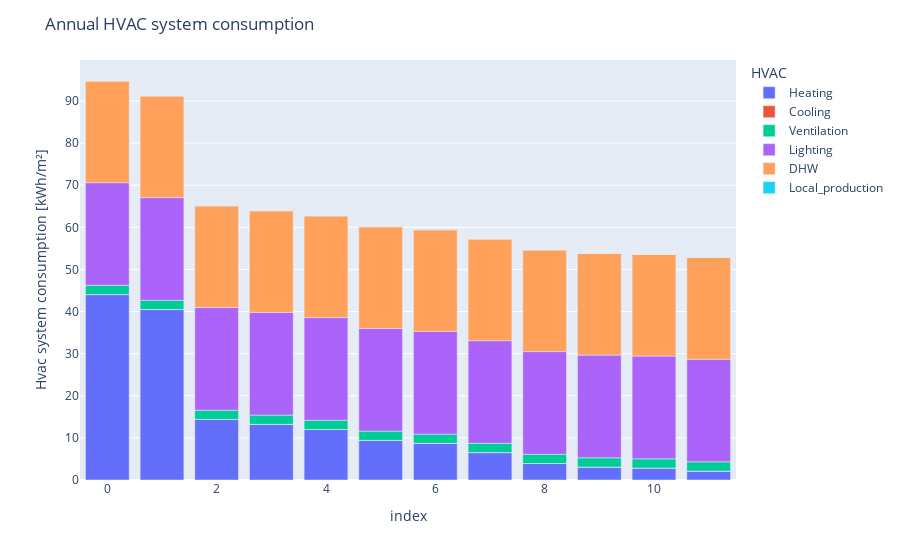

The notebook cell saved with this chart:
### Code cell
combiner.plot_consumption_stacked_bar(per_square_meter=True)

### Figure 1 — Plotly figure (JSON) as saved in the notebook; plotly's stock layout.template omitted (floating-point values rounded to 4 significant figures)
{"data": [{"alignmentgroup": "True", "hovertemplate": "variable=Heating<br>index=%{x}<br>value=%{y}<extra></extra>", "legendgroup": "Heating", "marker": {"color": "#636efa", "pattern": {"shape": ""}}, "name": "Heating", "offsetgroup": "Heating", "orientation": "v", "showlegend": true, "textposition": "auto", "x": [0, 1, 2, 3, 4, 5, 6, 7, 8, 9, 10, 11], "xaxis": "x", "y": [44.03, 40.48, 14.38, 13.22, 12.0, 9.422, 8.706, 6.511, 3.918, 3.077, 2.844, 2.127], "yaxis": "y", "type": "bar"}, {"alignmentgroup": "True", "hovertemplate": "variable=Cooling<br>index=%{x}<br>value=%{y}<extra></extra>", "legendgroup": "Cooling", "marker": {"color": "#EF553B", "pattern": {"shape": ""}}, "name": "Cooling", "offsetgroup": "Cooling", "orientation": "v", "showlegend": true, "textposition": "auto", "x": [0, 1, 2, 3, 4, 5, 6, 7, 8, 9, 10, 11], "xaxis": "x", "y": [0.0, 0.0, 0.0, 0.0, 0.0, 0.0, 0.0, 0.0, 0.0, 0.0, 0.0, 0.0], "yaxis": "y", "type": "bar"}, {"alignmentgroup": "True", "hovertemplate": "variable=Ventilation<br>index=%{x}<br>value=%{y}<extra></extra>", "legendgroup": "Ventilation", "marker": {"color": "#00cc96", "pattern": {"shape": ""}}, "name": "Ventilation", "offsetgroup": "Ventilation", "orientation": "v", "showlegend": true, "textposition": "auto", "x": [0, 1, 2, 3, 4, 5, 6, 7, 8, 9, 10, 11], "xaxis": "x", "y": [2.186, 2.186, 2.186, 2.186, 2.186, 2.186, 2.186, 2.186, 2.186, 2.186, 2.186, 2.186], "yaxis": "y", "type": "bar"}, {"alignmentgroup": "True", "hovertemplate": "variable=Lighting<br>index=%{x}<br>value=%{y}<extra></extra>", "legendgroup": "Lighting", "marker": {"color": "#ab63fa", "pattern": {"shape": ""}}, "name": "Lighting", "offsetgroup": "Lighting", "orientation": "v", "showlegend": true, "textposition": "auto", "x": [0, 1, 2, 3, 4, 5, 6, 7, 8, 9, 10, 11], "xaxis": "x", "y": [24.39, 24.39, 24.39, 24.39, 24.39, 24.39, 24.39, 24.39, 24.39, 24.39, 24.39, 24.39], "yaxis": "y", "type": "bar"}, {"alignmentgroup": "True", "hovertemplate": "variable=DHW<br>index=%{x}<br>value=%{y}<extra></extra>", "legendgroup": "DHW", "marker": {"color": "#FFA15A", "pattern": {"shape": ""}}, "name": "DHW", "offsetgroup": "DHW", "orientation": "v", "showlegend": true, "textposition": "auto", "x": [0, 1, 2, 3, 4, 5, 6, 7, 8, 9, 10, 11], "xaxis": "x", "y": [24.14, 24.14, 24.14, 24.14, 24.14, 24.14, 24.14, 24.14, 24.14, 24.14, 24.14, 24.14], "yaxis": "y", "type": "bar"}, {"alignmentgroup": "True", "hovertemplate": "variable=Local_production<br>index=%{x}<br>value=%{y}<extra></extra>", "legendgroup": "Local_production", "marker": {"color": "#19d3f3", "pattern": {"shape": ""}}, "name": "Local_production", "offsetgroup": "Local_production", "orientation": "v", "showlegend": true, "textposition": "auto", "x": [0, 1, 2, 3, 4, 5, 6, 7, 8, 9, 10, 11], "xaxis": "x", "y": [0.0, 0.0, 0.0, 0.0, 0.0, 0.0, 0.0, 0.0, 0.0, 0.0, 0.0, 0.0], "yaxis": "y", "type": "bar"}], "layout": {"xaxis": {"anchor": "y", "domain": [0.0, 1.0], "title": {"text": "index"}}, "yaxis": {"anchor": "x", "domain": [0.0, 1.0], "title": {"text": "Hvac system consumption [kWh/m²]"}}, "legend": {"title": {"text": "HVAC"}, "tracegroupgap": 0}, "margin": {"t": 60}, "barmode": "relative", "title": {"text": "Annual HVAC system consumption"}}}
